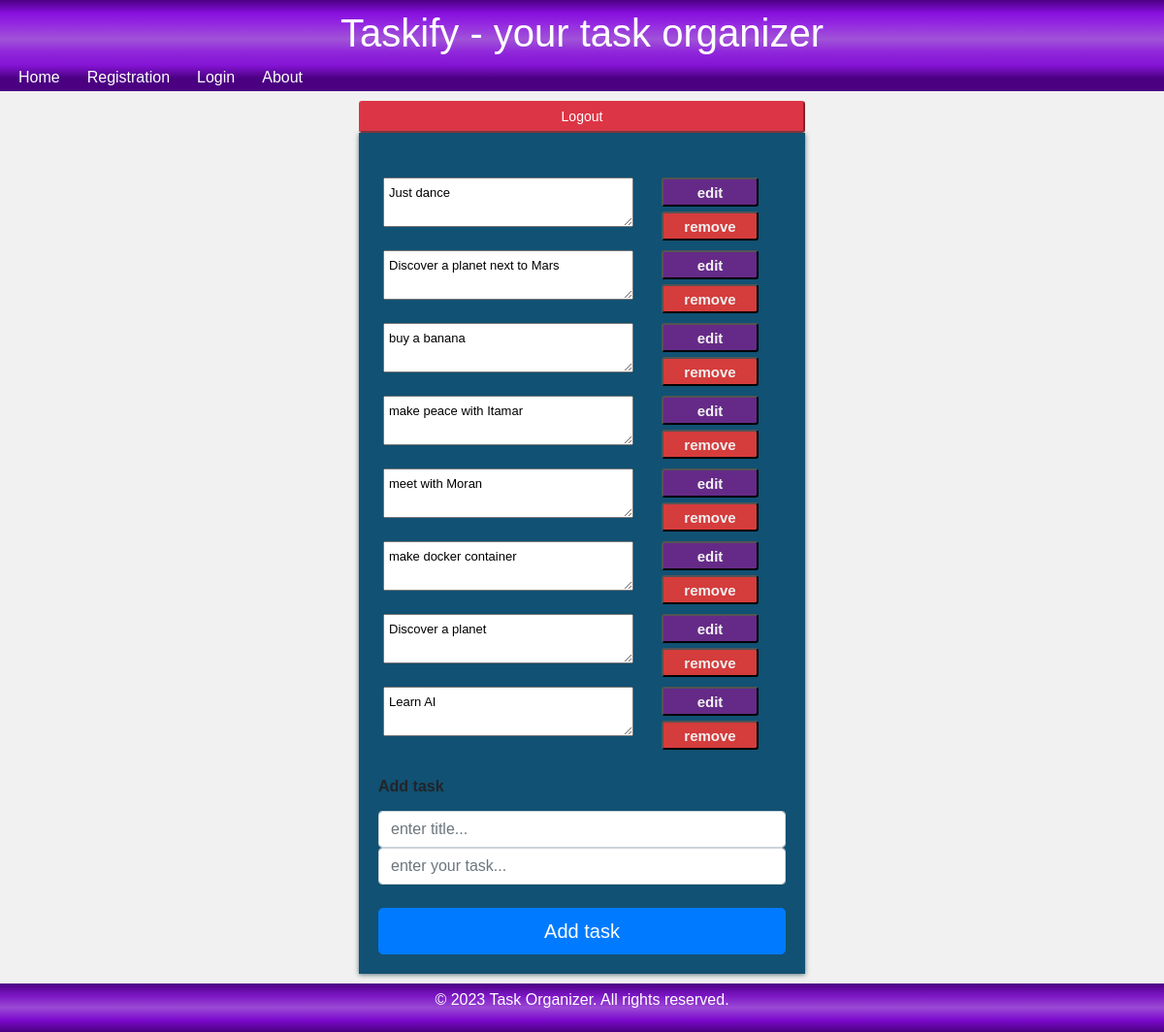
/todo_list/1, run on the app's committed database.
### user_task_db.py (models this page shows)
class Task(db.Model):
    __tablename__ = 'task'
    id = Column(Integer, primary_key=True)
    name = Column(String)
    description = Column(String)

### crud.py (the view)
@crud_bp.route('/todo_list/<int:user_id>', methods=['GET'])
def todo_list(user_id: int):
    user = User.query.filter_by(id=user_id).first()
    if user:
        result = []
        for task in tasks_schema.dump(user.tasks):
            result.append(task)
        return render_template('user_todo.html', tasks=result)
    return jsonify(message="No existing todo-list found"),404

### templates/user_todo.html (shortened to what this page needs)
{% extends 'base.html' %} {% block title %}Taskify{% endblock %} {% block main%}
<link rel="stylesheet" href="../static/index.css" />
<div class="container">
  <div class="logout">
    <button class="btn-danger btn-sm btn-block" onclick="logout()">
      Logout
    </button>
  </div>
  <div class="todo-list-main">
    {% if tasks %}
    <ul>
      {% for task in tasks %}
      <li>
        <div class="todo-list-item">
          <div class="task-content">
            <textarea
              name="task-content"
              id="task-content {{task.id}}"
              onBlur="editTask({{task|safe}}, '',document.getElementById('task-content {{task.id}}').value.trim());"
            >
{{task.description}}</textarea
            >
          </div>
          <div class="task-buttons">
            <button class="btn-edit btn-sm" onclick="">edit</button>
            <button
              class="btn-delete btn-sm"
              onclick="deleteTask({{task|safe}})"
            >
              remove
            </button>
          </div>
        </div>
      </li>
      {% endfor %}
    </ul>
    {%endif%}
    <div>
      <label for="task">
        <h6><b>Add task</b></h6>
      </label>
      <input
        type="text"
        class="form-control"
        name="name"
        id="name"
        placeholder="enter title..."
      />
      <input
        type="text"
        class="form-control"
        name="description"
        id="desc"
        placeholder="enter your task..."
      />
      <br />
      <button
        class="btn btn-primary btn-lg btn-block"
        onclick="addTask(document.getElementById('name').value,document.getElementById('desc').value);"
      >
        Add task
      </button>
    </div>
  </div>
</div>
{% endblock %}

### static/index.css (style rules this page uses)
body { font-family: Arial, sans-serif; margin: 0; padding: 0; background-color: #f1f1f1; min-height: 100vh; display: flex; flex-direction: column; }
.container { width: fit-content; max-width: 60%; min-width: 40%; padding: 10px; }
.todo-list-main { padding: 20px; box-shadow: 0px 1px 5px rgb(97, 117, 124); background-color: #115173; display: flex; justify-content: space-between; flex-direction: column; }
.todo-list-item { display:flex; text-decoration: none; padding: 5px; align-items:flex-start; vertical-align: middle; min-height: 40px; }
ul { list-style-type: none; padding-top: 5%; padding-left: 0; margin:0; padding-bottom: 5%; }
.btn-edit { position: relative; background-color: rgb(101, 42, 135); font-size: 15px; font-weight: 600; color: #f1f1f1; padding: 3px; height: 30px; margin-bottom: 5px; }
.btn-delete { position: relative; background-color: rgb(213, 60, 60); font-size: 15px; font-weight: 600; color: #f1f1f1; padding: 3px; height: 30px; }
.task-buttons { display: flex; flex-direction: column; justify-content: center; width: 100px; align-items:stretch; align-self: center; }
.task-content { width: 70%; height: 100%; align-items: center; text-align: left; vertical-align: top; display: table-row; }
textarea { -webkit-box-sizing: border-box; -moz-box-sizing: border-box; box-sizing: border-box; width: 90%; height: 100%; padding: 5px; font-size: small; text-align: left; text-align: justify; }

### data on the page
Task: task-content "Just dance"
Task: task-content "Discover a planet next to Mars"
Task: task-content "buy a banana"
Task: task-content "make peace with Itamar"
Task: task-content "meet with Moran"
Task: task-content "make docker container"
Task: task-content "Discover a planet"
Task: task-content "Learn AI"
